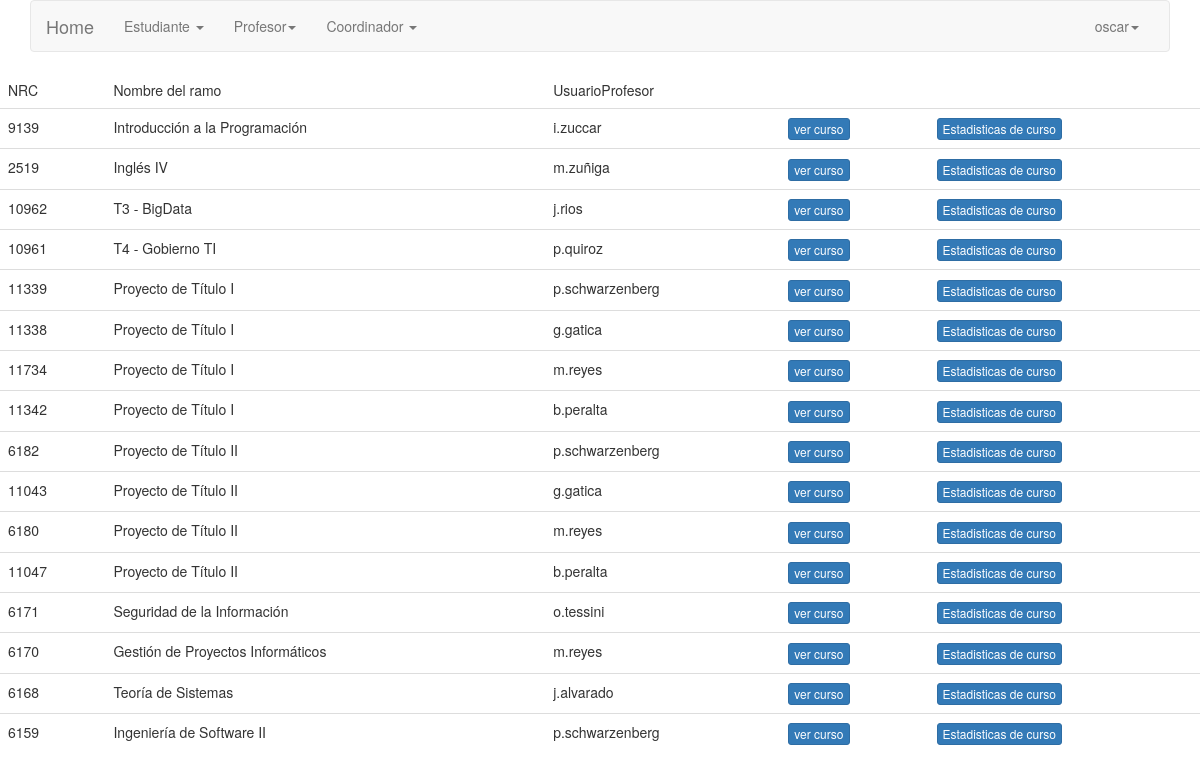
Screenshot of /coordinador/profesores (signed in) with the database file from the repository.
### cargadatos/models.py (models this page shows, shortened)
class Seccion(models.Model):
    nrc=models.CharField(max_length=20,primary_key=True)
    semestre=models.CharField(max_length=20)
    CodigoRamo=models.ForeignKey(Ramo,on_delete=models.CASCADE)
    UsuarioUnab=models.ForeignKey(Profesor,on_delete=models.PROTECT)

class Ramo(models.Model):
    CodigoRamo=models.CharField(max_length=20,primary_key=True)
    NombreRamo=models.CharField(max_length=50)
    def __str__(self):
        return self.NombreRamo

### cargadatos/views.py (the view)
# urls.py: url('coordinador/profesores',profesores_todos.as_view(), name = 'coordinadorprofesores'),
class profesores_todos(LoginRequiredMixin,ListView):
     model = Seccion
     queryset = Seccion.objects.all()
     template_name = 'cargadatos/Profesores.html'

### templates/cargadatos/Profesores.html
{% extends 'base/basee.html' %}
{% block content%}
<table class ="table table=bordered">
    <thead>
        <tr>
            <td>NRC</td>
            <td>Nombre del ramo</td>
            <td>UsuarioProfesor</td>
        </tr>
    </thead>
    <tbody>
         {% if object_list %}
         {% for vista in object_list %}
        <tr>
            <td>{{vista.nrc}}</td>
            <td>{{vista.CodigoRamo}}</td>
            <td>{{vista.UsuarioUnab_id}}</td>
            <td>
                <a class ="btn btn-primary btn-xs" href="profesor/listacurso/{{vista.nrc}}">ver curso</a>
                </td>
                <td>
                    <a class ="btn btn-primary btn-xs" href="profesor/estadisticascursos/{{vista.nrc}}">Estadisticas de curso</a>
                    </td>
        {% endfor %}
        {% else %}
        <h1>No hay registros </h1>
        {% endif %}
        </tbody>
</table>
{% endblock %}

### templates/base/basee.html (shortened to what this page needs)
{% load static %}
<!doctype html>
<html lang="es">
  <head>
    <link rel="stylesheet" type='text/css' href="https://cdnjs.cloudflare.com/ajax/libs/semantic-ui/2.2.14/semantic.min.css">
    <link rel="stylesheet" href="https://cdnjs.cloudflare.com/ajax/libs/Chart.js/2.8.0/Chart.min.css" />
    <div>
      {% block navbar %}
      <div class="container" height="5" width="5">
      <link rel="stylesheet" href="{%static 'css/bootstrap.min.css' %}">
    <div class="bs-docs-section clearfix">
        <div class="row">
            <div class="col-lg-12">
                <div class="bs-component">
                 <nav class="navbar navbar-default">
                     <div class="container-fluid">
                        <div class="navbar-header">
                          <a class="navbar-brand" href="#">Home</a>
                        </div>
                       <div class="collapse navbar-collapse" id="bs-example-navbar-collapse-1">
                         <ul class="nav navbar-nav">
                            <li class="dropdown">
                              {% if perms.cargadatos.view_estudiante %}
                              <a href="#" class="dropdown-toggle" data-toggle="dropdown" role="button" aria-expanded="false">Estudiante <span class="caret"></span></a>
                              {% endif %}
                            </li>
                             <li class="dropdown">
                              {% if perms.cargadatos.view_profesor %}
                              <a href="#" class="dropdown-toggle" data-toggle="dropdown" role="button" aria-expanded="false">Profesor<span class="caret"></span></a>
                              {% endif %}
                             </li>
                            <li class="dropdown">
                                {% if user.is_staff %}
                                <a href="#" class="dropdown-toggle" data-toggle="dropdown" role="button" aria-expanded="false">Coordinador <span class="caret"></span></a>
                                {% endif %}
                            </li>
                        </ul>
                         <ul class="nav navbar-nav navbar-right">
                             <li class="dropdown">
                              <a href="#" class="dropdown-toggle" data-toggle="dropdown" role="button" aria-expanded="false">{{user.username}}<span class="caret"></span></a>
                            </li>
                         </ul>
                        </div>
                    </div>
                </nav>
            </div>
              </div>
          </div>
      </div>
    </div>
   {% endblock navbar %}
    </div>
  </head>
  <body>
    {% block content %}
    {% endblock content %}
  </body>
</html>

### rows the page displays
Seccion: nrc "9139", CodigoRamo "Introducción a la Programación", UsuarioUnab_id "i.zuccar"
Seccion: nrc "2519", CodigoRamo "Inglés IV", UsuarioUnab_id "m.zuñiga"
Seccion: nrc "10962", CodigoRamo "T3 - BigData", UsuarioUnab_id "j.rios"
Seccion: nrc "10961", CodigoRamo "T4 - Gobierno TI", UsuarioUnab_id "p.quiroz"
Seccion: nrc "11339", CodigoRamo "Proyecto de Título I", UsuarioUnab_id "p.schwarzenberg"
Seccion: nrc "11338", CodigoRamo "Proyecto de Título I", UsuarioUnab_id "g.gatica"
Seccion: nrc "11734", CodigoRamo "Proyecto de Título I", UsuarioUnab_id "m.reyes"
Seccion: nrc "11342", CodigoRamo "Proyecto de Título I", UsuarioUnab_id "b.peralta"
Seccion: nrc "6182", CodigoRamo "Proyecto de Título II", UsuarioUnab_id "p.schwarzenberg"
Seccion: nrc "11043", CodigoRamo "Proyecto de Título II", UsuarioUnab_id "g.gatica"
Seccion: nrc "6180", CodigoRamo "Proyecto de Título II", UsuarioUnab_id "m.reyes"
Seccion: nrc "11047", CodigoRamo "Proyecto de Título II", UsuarioUnab_id "b.peralta"
Seccion: nrc "6171", CodigoRamo "Seguridad de la Información", UsuarioUnab_id "o.tessini"
Seccion: nrc "6170", CodigoRamo "Gestión de Proyectos Informáticos", UsuarioUnab_id "m.reyes"
Seccion: nrc "6168", CodigoRamo "Teoría de Sistemas", UsuarioUnab_id "j.alvarado"
Seccion: nrc "6159", CodigoRamo "Ingeniería de Software II", UsuarioUnab_id "p.schwarzenberg"

### other values shown
{{ user.username }} "oscar"
